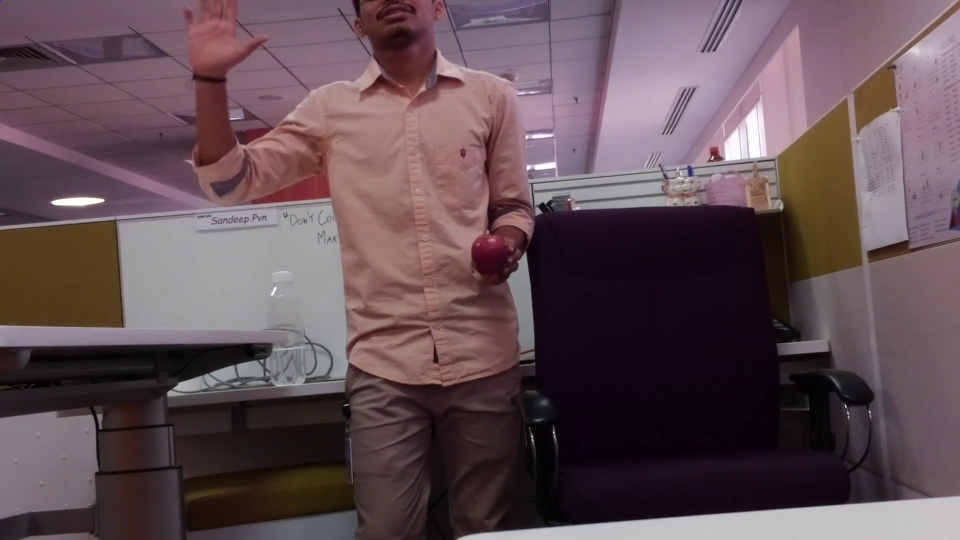
#> input picture Code/ .jpg, 1920 x 1080 px (shown at 1/2 size)
$ python opencv_detect.py ' .jpg'   (older library calls are emulated)
#> lines starting #> are read from the running program, lines starting #| are printed output that depends on the picture; after the words box and inside, x2 and y2 are one past the last pixel; in counts of white or black regions, pixels touching at a corner belong together
#> further down, img is the input picture: shape (1080, 1920, 3); mean B, G, R 84.5, 78.4, 98
import cv2
import numpy as np
from matplotlib import pyplot as plt
import sys

def convex_hull(contour):
	# for each contour
	for cnt in contours:
	    # get convex hull
		if(cnt.all() == biggest_contour.all()):
		    hull = cv2.convexHull(cnt)
		    # draw it in red color
		    cv2.drawContours(mask, [hull], -1, (0, 0, 255), 1)

def find_contours(image):
	contour_image=image.copy()

	# [23 lines of commented-out code are left out]

	_ , contours , hierarchy=cv2.findContours(contour_image,cv2.RETR_LIST,cv2.CHAIN_APPROX_SIMPLE)
	contour_sizes=[(cv2.contourArea(contour),contour) for contour in contours]

	#If no contours, return 0
	if(len(contour_sizes)<=0):
		return 0

	#If contour area is between a threshold, then use it
	fruit_contours = list()
	for index,i in enumerate(contour_sizes):
		# if(i[0]>2500 and i[0]<3500):
		if(True):
			print("Area:",i[0])
			# cv2.drawContours(contour_image, [i[1]], -1, (115,110,255), 6)
			ellipse = cv2.fitEllipse(cnt)
			cv2.ellipse(img,ellipse,(0,255,0),2)
			fruit_contours.append(i[1])
			print(i[1].shape)

	#Create the mask with apple_contour
	# mask=np.zeros(image.shape,np.uint8)
	#TO-DO


	return fruit_contours,contour_image

def get_mask(image_blur_hsv):
	# [13 lines of commented-out code are left out]
	min_color=np.array([0,100,80])
	max_color=np.array([10,256,256])
	min_color2=np.array([170,100,80])
	max_color2=np.array([180,256,256])

	# [5 lines of commented-out code are left out]


	mask1=cv2.inRange(image_blur_hsv,min_color,max_color)
	mask2=cv2.inRange(image_blur_hsv,min_color2,max_color2)

	mask=mask1+mask2
	return mask

def get_ellipse():
	kernel=cv2.getStructuringElement(cv2.MORPH_ELLIPSE,(15,15))
	# kernel=cv2.getStructuringElement(cv2.MORPH_ELLIPSE,(30,30))
	# kernel=cv2.getStructuringElement(cv2.MORPH_ELLIPSE,(85,85))
	# kernel=cv2.getStructuringElement(cv2.MORPH_ELLIPSE,(3,3))

	return kernel

def draw_fruit(image):

	#PRE PROCESSING OF IMAGE
	# image=cv2.cvtColor(image,cv2.COLOR_BGR2RGB)
	maxsize=max(image.shape)
#> maxsize = 1920
	scale=700/maxsize
#> scale = 0.365
	image=cv2.resize(image,None,fx=scale,fy=scale)
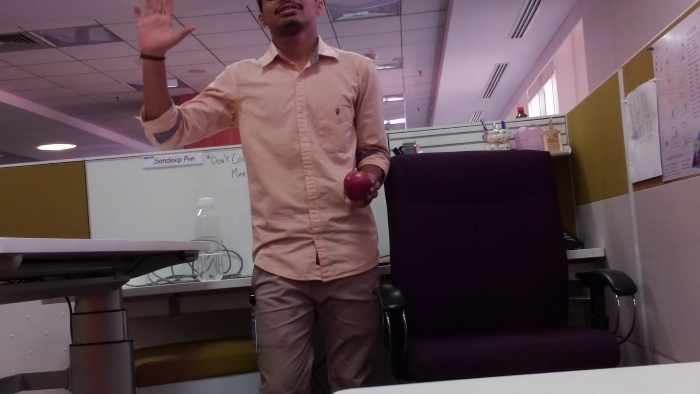
#> image: shape (394, 700, 3); mean of channels 0, 1, 2 84.4, 78.4, 98; drawn as B, G, R
	image_blur=cv2.GaussianBlur(image,(7,7),0)
	image_blur_hsv=cv2.cvtColor(image_blur,cv2.COLOR_RGB2HSV)
#> image_blur_hsv: shape (394, 700, 3); mean H, S, V 129, 79.5, 98.6

	bilateral_filtered_image = cv2.bilateralFilter(image_blur_hsv, 5, 175, 175)
#> bilateral_filtered_image: shape (394, 700, 3); mean H, S, V 129, 79.5, 98.6
	edge_detected_image = cv2.Canny(bilateral_filtered_image, 75, 200)
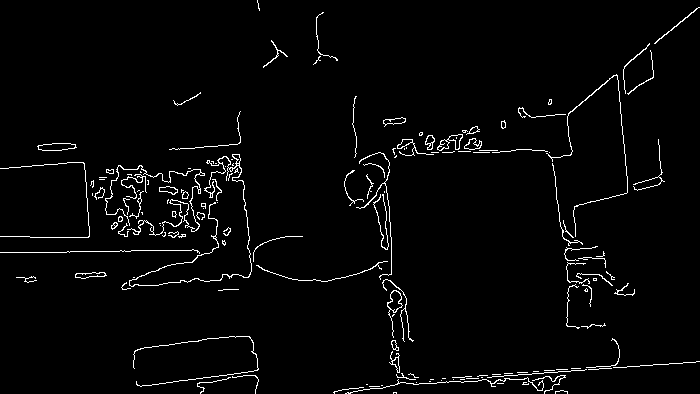
#> edge_detected_image: shape (394, 700); 2.7% white in thin lines or dots

	edge_detected_image = image_blur.copy()

	# kernel = get_ellipse()
	kernel = np.ones((5,5),np.uint8)
	#Dilate and erode to remove blobs/noises
	dilation = cv2.dilate(edge_detected_image,kernel,iterations = 2)
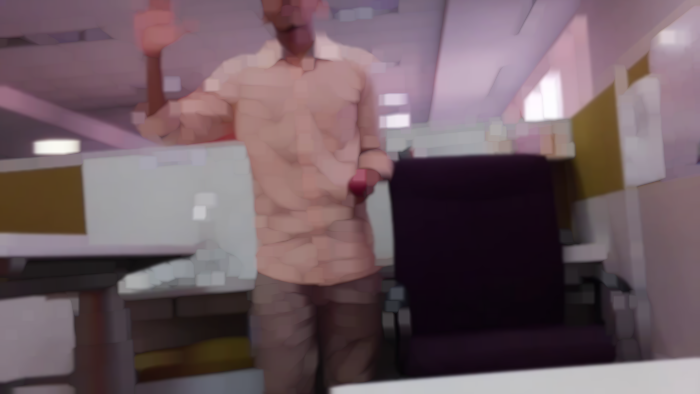
#> dilation: shape (394, 700, 3); mean of channels 0, 1, 2 97.4, 90.9, 110.1; drawn as B, G, R
	erosion = cv2.erode(edge_detected_image,kernel,iterations = 3)
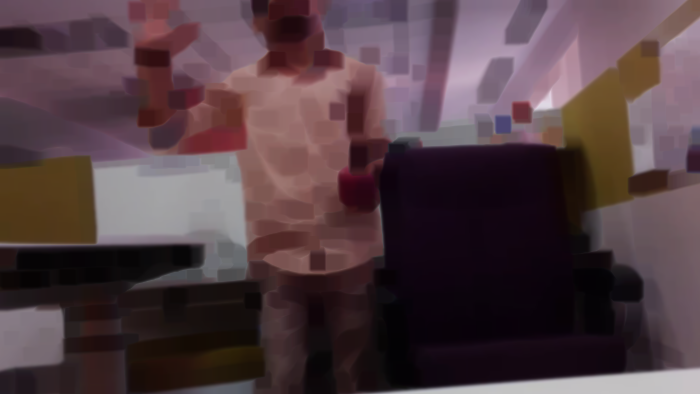
#> erosion: shape (394, 700, 3); mean of channels 0, 1, 2 66.4, 61.3, 80.9; drawn as B, G, R
	dilation = cv2.dilate(edge_detected_image,kernel,iterations = 5)
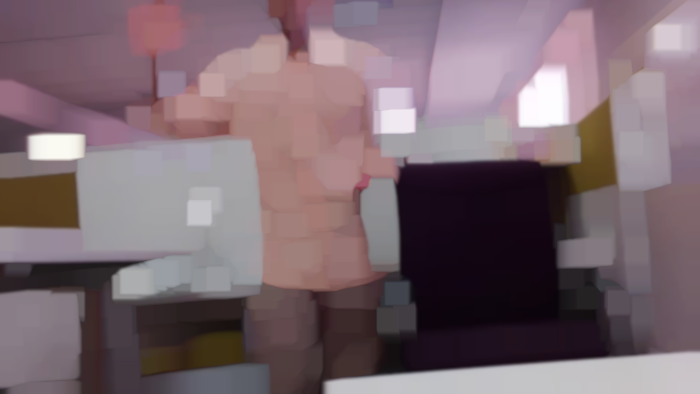
#> dilation: shape (394, 700, 3); mean of channels 0, 1, 2 111.5, 104.5, 122.9; drawn as B, G, R
	mask_closed=cv2.morphologyEx(edge_detected_image,cv2.MORPH_CLOSE,kernel)
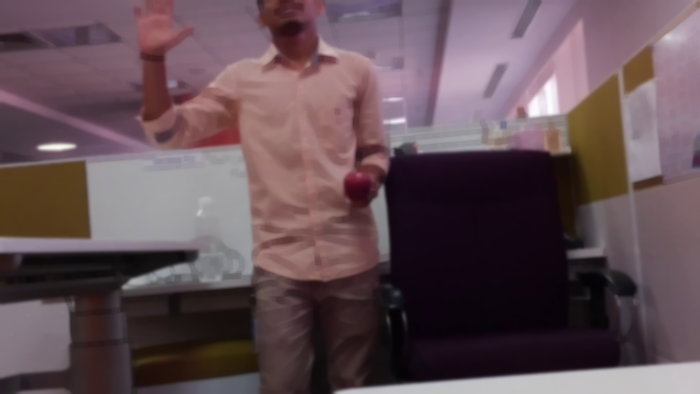
#> mask_closed: shape (394, 700, 3); mean of channels 0, 1, 2 85.3, 79.2, 98.8; drawn as B, G, R
	mask_cleaned=cv2.morphologyEx(edge_detected_image,cv2.MORPH_OPEN,kernel)

	cv2.imshow('Edge', edge_detected_image)
	cv2.waitKey(0)

	mask = get_mask(image_blur_hsv)
#> in get_mask, `mask1=cv2.inRange(image_blur_hsv,min_color,max_color)`: mask1: shape (394, 700); every value is 0
#> in get_mask, `mask2=cv2.inRange(image_blur_hsv,min_color2,max_color2)`:
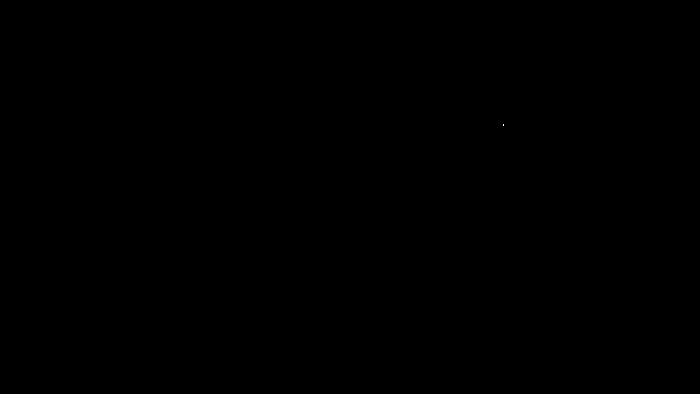
#> mask2: shape (394, 700); 0% white in thin lines or dots, all inside (x1, y1, x2, y2) = (503, 124, 504, 126)


	#Find the recognized fruit contours on the mask
	temp=find_contours(mask_cleaned)

	#If no contours are found, return 0
	if(temp==0):
		return 0

	big_contour,contour_image = temp
	# [9 lines of commented-out code are left out]
	overlay_image = cv2.bitwise_and(contour_image,contour_image,mask = mask)
	blur = cv2.GaussianBlur(overlay_image,(7,7),0)
	ret,im_th = cv2.threshold(blur,0,255,cv2.THRESH_BINARY+cv2.THRESH_OTSU)

	image=cv2.cvtColor(overlay_image,cv2.COLOR_GRAY2BGR)
	if(image.shape[0]>0 and image.shape[1]>0):
		cv2.imshow("img",res)
		cv2.waitKey(0)
	# 	cv2.destroyAllWindows()
	return image

if __name__ == '__main__':
	img_name = sys.argv[1]

	#If input is a Video
	if(len(sys.argv)>2):
		print("here")
		cap = cv2.VideoCapture(img_name)
		cap.read()
		cap.read()
		cap.read()
		cap.read()
		while(cap.isOpened()):

			ret, frame = cap.read()
			if not ret:
				break
			i = cv2.Laplacian(frame, cv2.CV_64F).var()
			#Check for blur images, If not blurry

			if(i<4):
				continue
			print("Laplacian Viariance:",i)
			res = cv2.resize(frame,None,fx=0.25, fy=0.25, interpolation = cv2.INTER_CUBIC)

			result=draw_fruit(frame)

			cv2.destroyAllWindows()

	#If input is an image
	else:
		img = cv2.imread(img_name)
#> (the run stopped early here; a loop or call above may not have finished)
